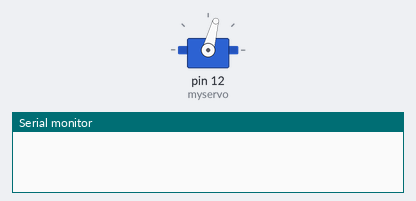
Bench run of a sketch on a simulated Arduino Uno, built with avr-gcc and run on an emulated ATmega328P. On the bench: servo, the last lines printed to the serial monitor.

Above: at 0.1 s.
At 4.6 s:
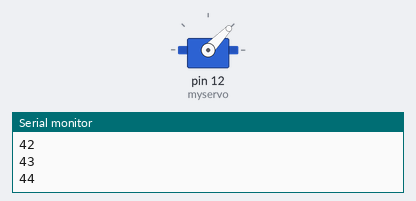
At 6.8 s:
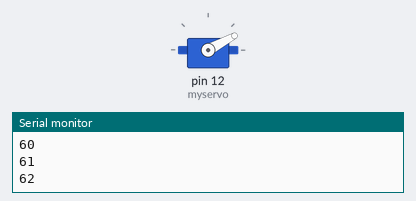
At 9.1 s:
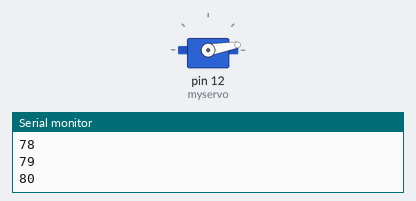
Timing chart, 0 to 10.6 s (numbered marks = the images above):
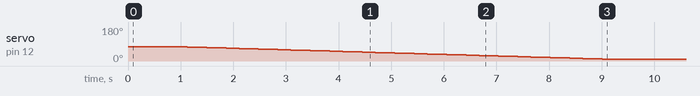

The sketch:

ServoFifteenEighty.ino
```cpp
#include <Servo.h>

Servo myservo;  // create servo object to control a servo
// twelve servo objects can be created on most boards

int pos = 0;    // variable to store the servo position
// int angle = 0;

void setup() {
  Serial.begin(9600);
  // myservo.attach(12, 500, 2500);  // attaches the servo on pin 0 to the servo object
  myservo.attach(12, 600, 2380);

  // start at 15 degrees. Due to servo orientation, writeAngle = 90 - desiredAngle.
  myservo.write(90-15);

  //wait one second before starting to raise
  delay(1000);

  for (pos = 15; pos <= 80; pos += 1) { // goes from 0 degrees to 180 degrees
    // in steps of 1 degree
    Serial.println(pos);
    myservo.write(90-pos);              // tell servo to go to position in variable 'pos'
    delay(123);                       // waits 123 ms for the servo to reach the position. This should work out to be 8 seconds from 15 degrees to 80 degrees
  }
}

void loop() {}
```
